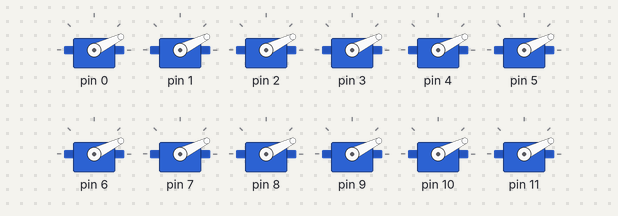
Recording of a sketch running on a simulated Arduino Uno, built with avr-gcc and run on an emulated ATmega328P. Parts: 12 × servo. Wiring (inferred from the names in the program): PCA9685 PWM driver at I2C address 0x40. Servo pulses on a pin are drawn as a servo (544–2400 µs = 0–180°).

Above: at 0.08 s.
At 5.12 s:
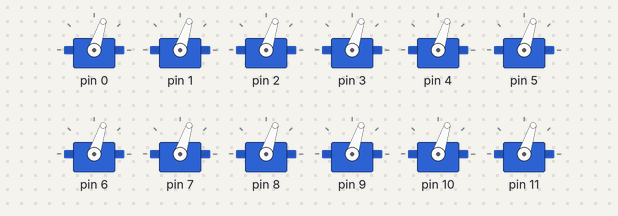
At 13.56 s:
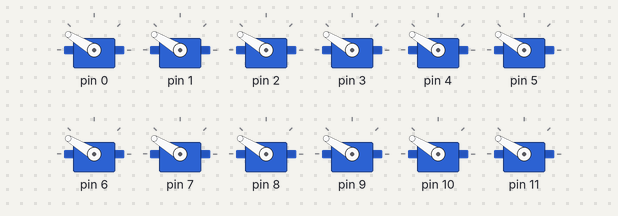
At 20.72 s:
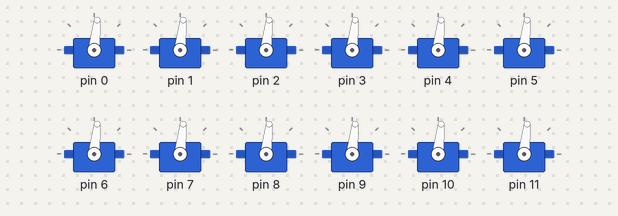
At 28.67 s:
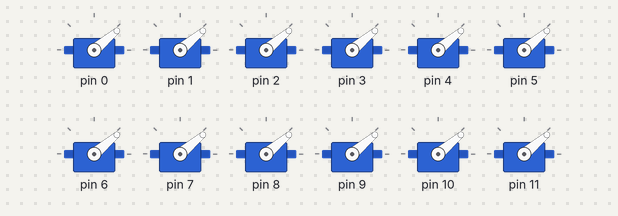
At 38.4 s:
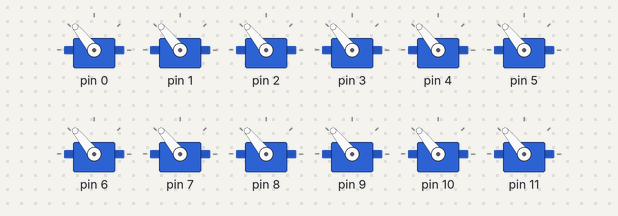
Timing chart, 0 to 40.0 s (numbered marks = the images above):
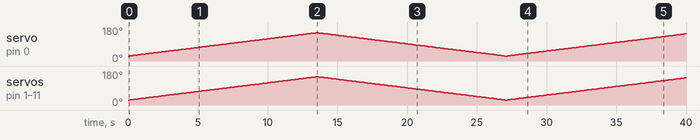

The sketch:

pca9685_sg90_sweep.ino
```cpp
#include <Wire.h>

const uint8_t PCA9685_ADDR = 0x40;
const uint8_t SERVO_CHANNELS = 16;

const float PWM_FREQ_HZ = 50.0;
const uint16_t SERVO_MIN_US = 500;
const uint16_t SERVO_MAX_US = 2400;
const uint16_t SWEEP_STEP_DELAY_MS = 100;

const uint8_t MODE1 = 0x00;
const uint8_t PRESCALE = 0xFE;
const uint8_t LED0_ON_L = 0x06;

void write8(uint8_t reg, uint8_t value) {
  Wire.beginTransmission(PCA9685_ADDR);
  Wire.write(reg);
  Wire.write(value);
  Wire.endTransmission();
}

uint8_t read8(uint8_t reg) {
  Wire.beginTransmission(PCA9685_ADDR);
  Wire.write(reg);
  Wire.endTransmission();
  Wire.requestFrom(PCA9685_ADDR, (uint8_t)1);
  return Wire.available() ? Wire.read() : 0;
}

void setPWMFreq(float freqHz) {
  uint8_t prescale = (uint8_t)((25000000.0 / (4096.0 * freqHz)) - 1.0 + 0.5);

  uint8_t oldMode = read8(MODE1);
  write8(MODE1, (oldMode & 0x7F) | 0x10);
  write8(PRESCALE, prescale);
  write8(MODE1, oldMode);
  delay(5);
  write8(MODE1, oldMode | 0xA1);
}

void setPWM(uint8_t channel, uint16_t offTick) {
  uint8_t reg = LED0_ON_L + 4 * channel;

  Wire.beginTransmission(PCA9685_ADDR);
  Wire.write(reg);
  Wire.write(0);
  Wire.write(0);
  Wire.write(offTick & 0xFF);
  Wire.write(offTick >> 8);
  Wire.endTransmission();
}

void writeServoAngle(uint8_t channel, int degrees) {
  uint16_t pulseUs = map(degrees, 0, 180, SERVO_MIN_US, SERVO_MAX_US);
  uint16_t ticks = (uint16_t)(pulseUs * 4096.0 / (1000000.0 / PWM_FREQ_HZ) + 0.5);
  setPWM(channel, ticks);
}

void writeAllServoAngles(int degrees) {
  for (uint8_t channel = 0; channel < SERVO_CHANNELS; channel++) {
    writeServoAngle(channel, degrees);
  }
}

void setup() {
  Wire.begin();

  write8(MODE1, 0x00);
  delay(10);
  setPWMFreq(PWM_FREQ_HZ);
}

void loop() {
  for (int angle = 30; angle <= 150; angle++) {
    writeAllServoAngles(angle);
    delay(SWEEP_STEP_DELAY_MS);
  }

  for (int angle = 150; angle >= 30; angle--) {
    writeAllServoAngles(angle);
    delay(SWEEP_STEP_DELAY_MS);
  }
}
```

Measured:
- by itself, servo on pin 0: 26° → 27° at 0.13 s, → 28° 0.11 s later, → 30° 0.11 s later, → 31° 0.11 s later, … (337 changes in this stretch)
- by itself, servo on pin 1–11: 26° → 27° at 0.14 s, → 28° 0.11 s later, → 30° 0.11 s later, → 31° 0.11 s later, … (337 changes in this stretch)
